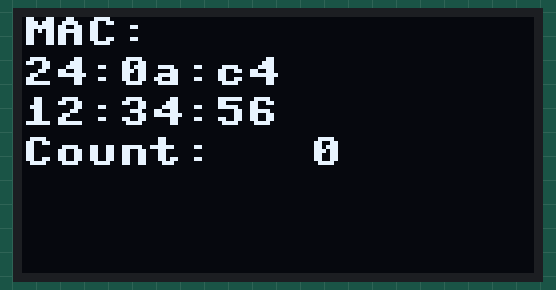
Bench run of a program on a simulated ESP32 board running MicroPython. On the bench: 128×64 one-colour display. What the program prints to the serial console is not drawn.

Above: at 0.2 s.
At 7.9 s:
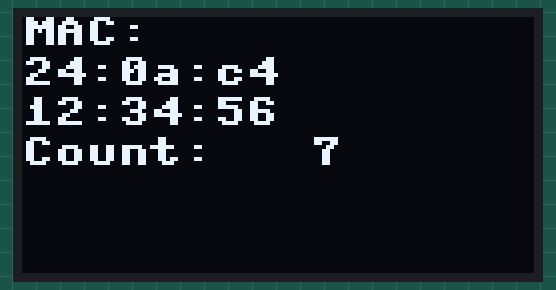
At 13.4 s:
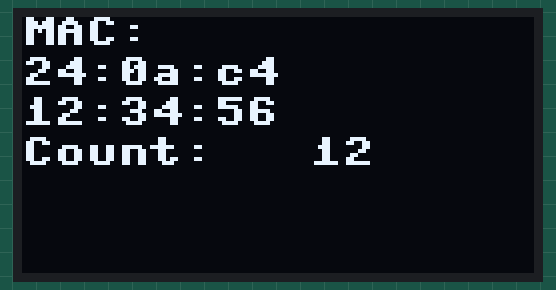
At 18.8 s:
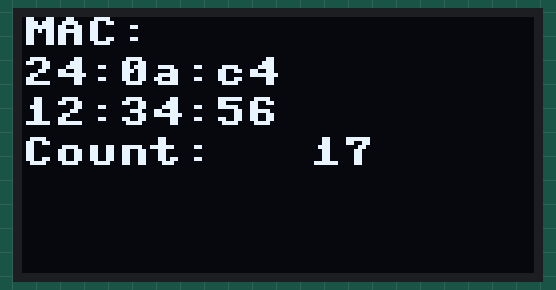
At 28.7 s:
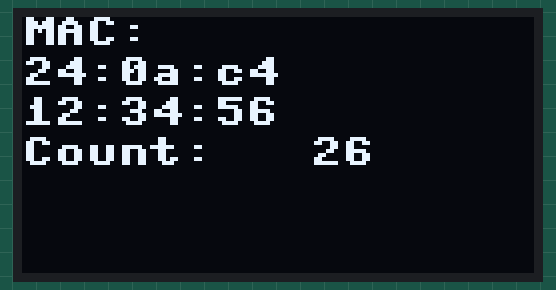
At 38.5 s:
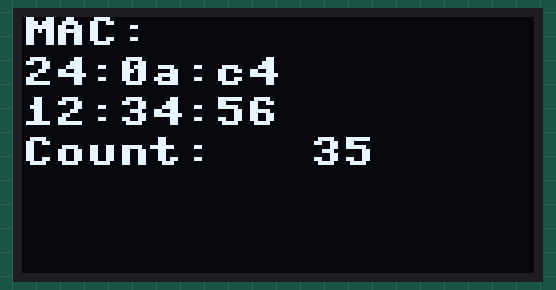

Measured:
- what the display in image 0 shows lasts 1.1 s, from 0.2 s to 1.3 s

The program:

main.py
```python
# Description: Display the MAC address of the ESP32 on the OLED display
    # 1. Get the MAC address
    # 2. Display the MAC address on the OLED display
    # 3. Update the display every second and count a counter to show that the program is still running

# Import the required libraries
from machine import Pin, SoftI2C
import sh1106
import time
import network
import ubinascii


# Setup the display
i2c = SoftI2C(scl=Pin(22), sda=Pin(21), freq=100000)
display = sh1106.SH1106_I2C(128, 64, i2c, None, 0x3c)
display.sleep(False)
display.fill(0)

# Get the MAC address
mac = ubinascii.hexlify(network.WLAN(network.STA_IF).config('mac'),':').decode()
print('MAC address: %s' % mac)

# Display the MAC address on the OLED display
    # Split into 2 lines
# Update the display every second and count a counter to show that the program is still running
lineHeight = 10
n = 0
maxCharsPerLine = 16
while True:
    display.fill(0)
    display.text('MAC:', 0, 0, 1)
    display.text(mac[0:8], 0, lineHeight, 1)
    display.text(mac[9:], 0, lineHeight * 2, 1)
    display.text('Count:   %d' % n, 0, lineHeight * 3, 1)
    display.show()
    n += 1
    time.sleep(1)
```
